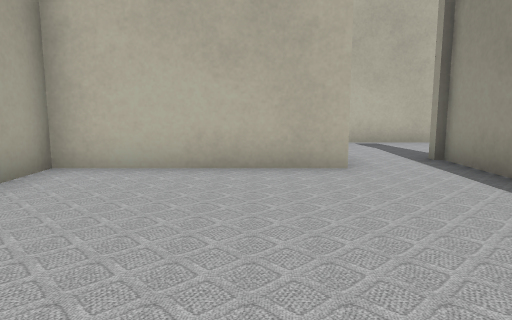
view 1 (above)

24 first-person views from a walk through a world built for the Gazebo simulator. The camera is 0.5 m above the floor, tilts 8° down and sees 70° across. The lines on the ground mark 1 m squares. The floor is counted in squares, 0.5 m on a side. Each view is taken from the middle of a square. On the plan, view 1 faces up. The plan holds only what a view shows up to about 13 squares ahead; the rest is blank. The place goes on beyond the plan. The robots in the file are not drawn. Gazebo's built-in surfaces are drawn with simple patterns. Some stock models are drawn as simple stand-ins.

view 2
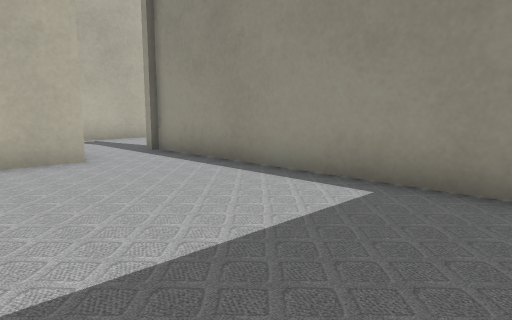

view 3
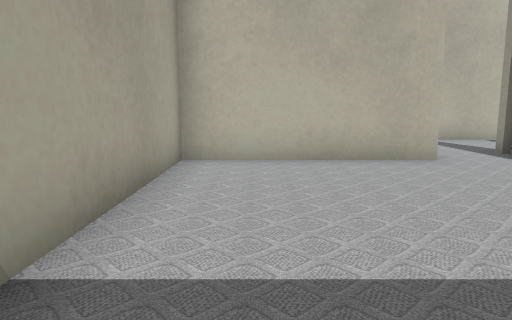

view 4
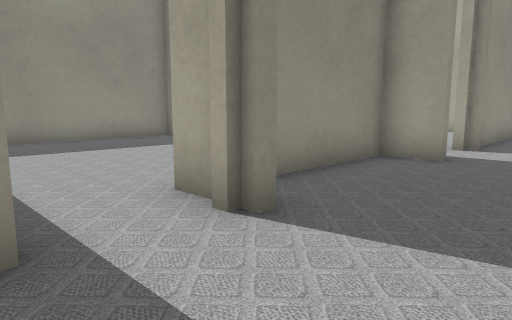

view 5
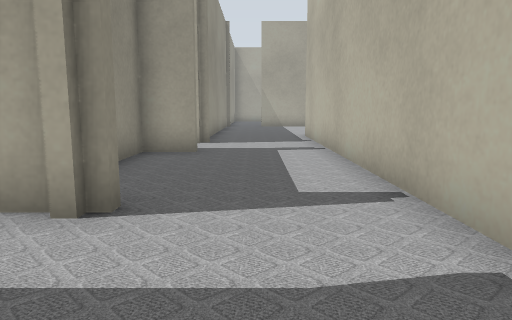

view 6
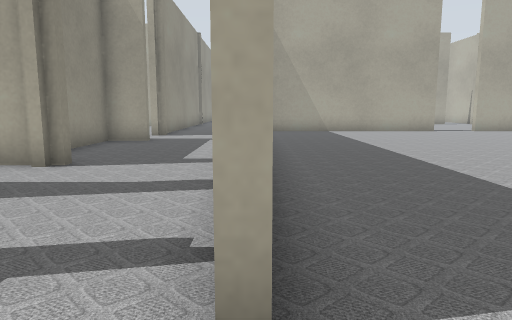

view 7
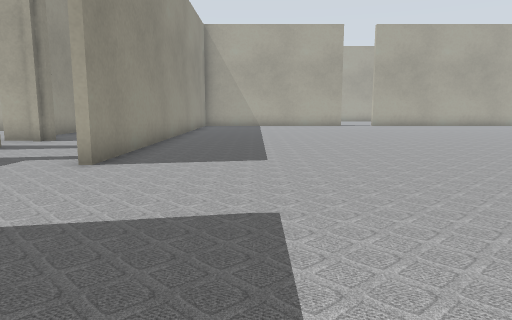

view 8
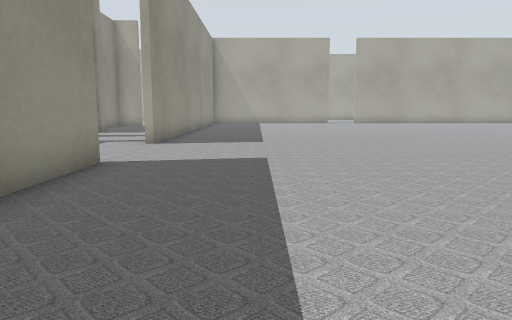

view 9
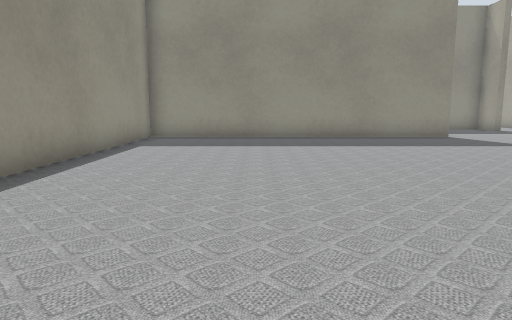

view 10
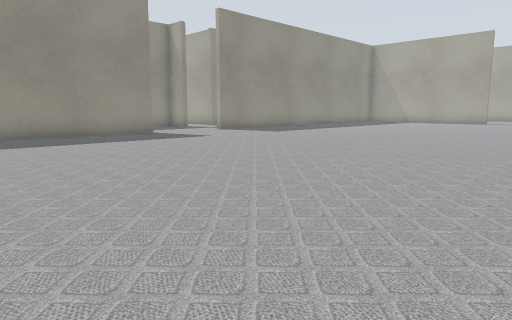

view 11
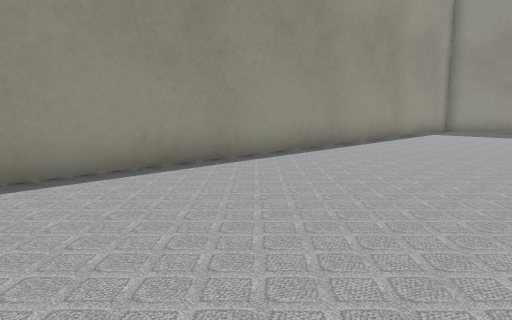

view 12
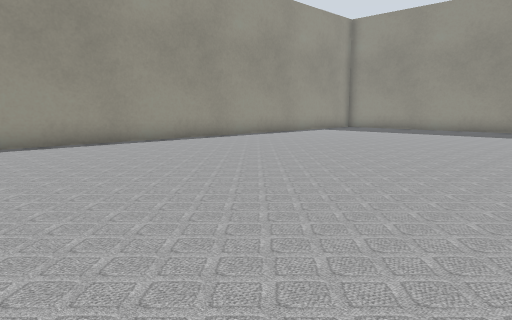

view 13
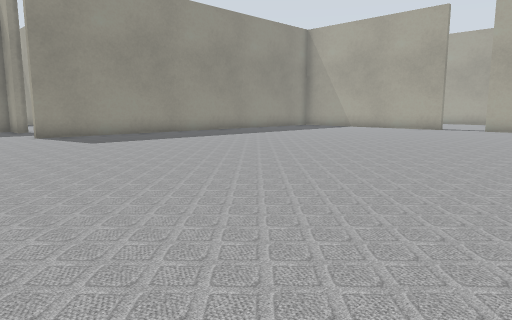

view 14
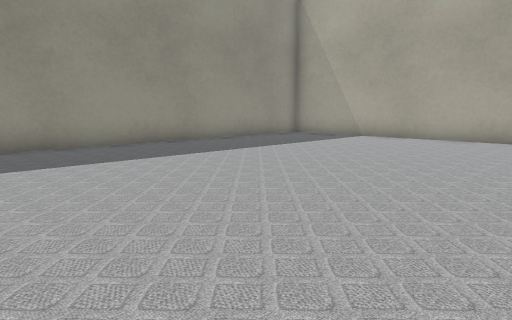

view 15
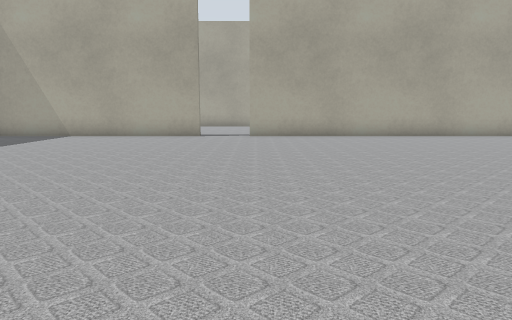

view 16
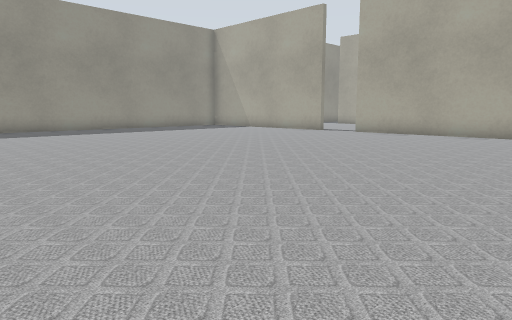

view 17
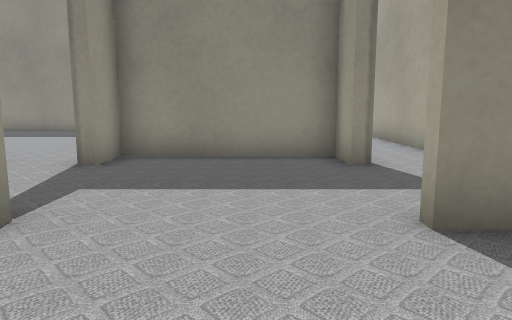

view 18
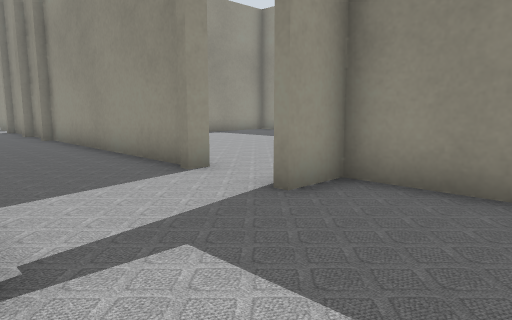

view 19
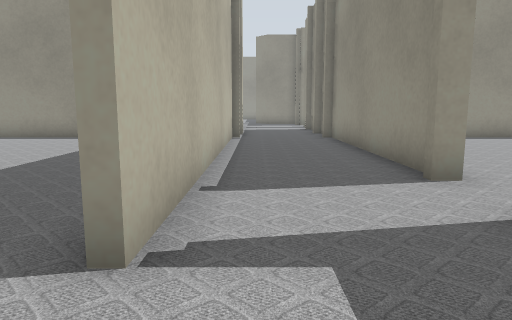

view 20
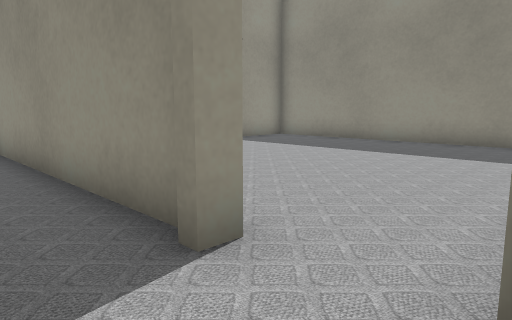

view 21
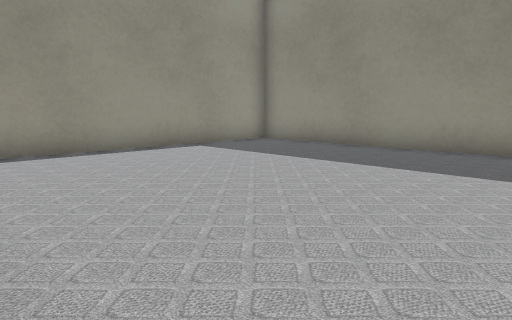

view 22
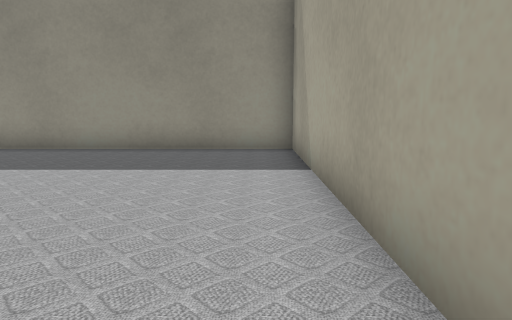

view 23
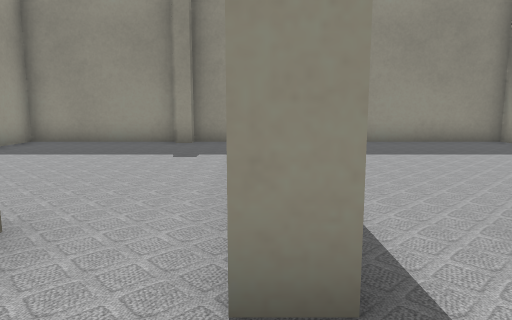

view 24
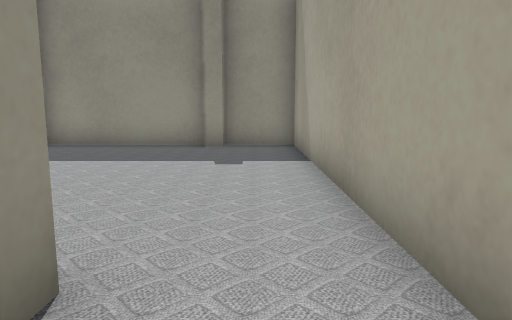

### Floor plan
Points are (right, up) in squares from view 1. A wall is a line through its corners. A room is listed if a view was taken in it or the views show most of it. See-through windows are left out.
Room 1 (views 1, 2, 3)
walls: (3.7, -0.2) (3.7, 5.4); (1.6, 6.1) (-3.5, 6.1); (-3.5, 5.9) (-3.5, 1); (-3.5, -2.1) (1.8, -2.1)
ways out: opening at (3, 6.5) to room 2
Room 2 (views 4, 23)
walls: (-3.5, 6.4) (0, 6.4); (-3.5, 7.6) (-3.5, 5.9); (-8.5, 7.4) (-7, 7.4); (1.6, 7.6) (1.6, 6.1); (3.7, 5.4) (3.7, 7.1); (4.4, 10.8) (-8.4, 10.8)
low walls: (3.4, 7.4) (4.2, 7.4)
ways out: opening at (3, 6.5) to room 1; opening at (4, 9) to room 3
Room 3 (views 5, 24)
walls: (3.9, 6.6) (3.9, 5.6); (5.9, 10.8) (4.4, 10.8)
low walls: (6.1, 6) (6.1, 6.6)
ways out: opening at (4, 9) to room 2; opening at (6, 9) to room 5; opening at (5, 6.5) to room 8
Room 4 (views 6, 7, 8, 9, 10, 11, 12, 13, 14, 15, 16, 17, 18)
walls: (10.1, 11.1) (20.7, 11.1) (20.7, 28.1); (-5.2, 11.1) (6.6, 11.1); (-8.4, 19) (-8.4, 11.9); (-8.4, 29.5) (-8.4, 20.8)
ways out: opening at (8.5, 11) to room 5
Room 5 (views 19, 20)
walls: (6.3, 7.6) (6.3, 6.4) (10.8, 6.4) (10.8, 7.6); (11.6, 10.8) (10.1, 10.8)
ways out: opening at (6, 9) to room 3; opening at (8.5, 11) to room 4; opening at (11, 9) to room 6
Room 6 (views 21, 22)
walls: (13.5, 7.4) (20.7, 7.4) (20.7, 7.8); (20.8, 10.8) (11.6, 10.8); (13, 7) (13, 7.6); (22, 7.4) (22.5, 7.4)
ways out: opening at (11, 9) to room 5; opening at (12, 7) to room 7
Room 7 (no view inside)
walls: (11.1, 5.9) (11.1, -2.1) (20.7, -2.1) (20.7, 5.5)
ways out: opening at (12, 7) to room 6
Room 8 (no view inside)
walls: (5.9, -1.7) (6.4, -1.7); (6.4, -2.1) (10.8, -2.1) (10.8, -0.8); (3.9, 5.6) (3.9, -2.1) (5.9, -2.1)
ways out: opening at (5, 6.5) to room 3

Where each view was taken, in squares from view 1:
view 1: 0 up, 0 right, facing up
view 2: 1 down, 1 left, facing up-right
view 3: 1 down, 2 left, facing up
view 4: 10 up, 4 right, facing down-left
view 5: 9 up, 5 right, facing left
view 6: 11 up, 8 right, facing left
view 7: 14 up, 13 right, facing left
view 8: 14 up, 17 right, facing left
view 9: 24 up, 17 right, facing down
view 10: 25 up, 18 right, facing down-left
view 11: 29 up, 15 right, facing down-right
view 12: 29 up, 10 right, facing down-right
view 13: 25 up, 10 right, facing down-left
view 14: 21 up, 4 right, facing down-left
view 15: 21 up, 5 right, facing left
view 16: 29 up, 6 right, facing down-left
view 17: 14 up, 8 right, facing down
view 18: 11 up, 8 right, facing down-right
view 19: 10 up, 8 right, facing right
view 20: 9 up, 11 right, facing down-right
view 21: 7 up, 12 right, facing down-right
view 22: 7 up, 12 right, facing down
view 23: 9 up, 4 right, facing down
view 24: 8 up, 5 right, facing down
